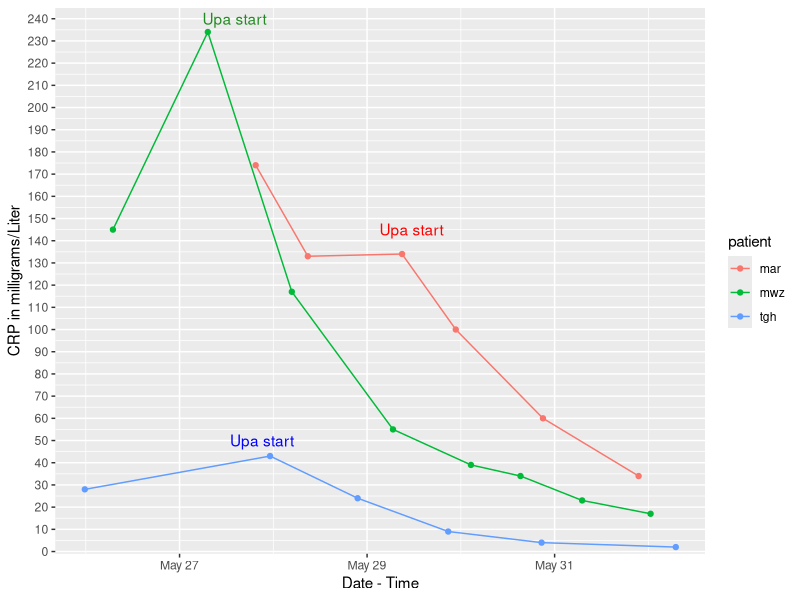

Write R code to recreate this figure.
## ---- chunk 1
knitr::opts_chunk$set(echo = TRUE)
library(tidyverse)
library(readxl)
library(here)
library(lubridate)
## ---- chunk 2
crp <- readxl::read_excel("upa_data2.xlsx") %>%
  filter(test == "crp") %>% 
  relocate(patient, Dx, upa_start_date, upa)

## ---- chunk 3
crp %>% 
  group_by(patient) %>% 
  ggplot() +
  aes(x = date, y = 10*value, group = patient, color = patient) +
  geom_point() +
  geom_line() +
  labs(y = "CRP in milligrams/Liter",
       x = "Date - Time") +
  annotate("text", x = mdy_hms("May 27, 2022, 21:06:00"), y = 50, label= "Upa start", color = "blue"  ) +
  annotate("text", x = mdy_hms("May 27, 2022, 14:04:00"), y = 240, label= "Upa start", color = "forestgreen") +
  annotate("text", x = mdy_hms("May 29, 2022, 11:21:00"), y = 145, label= "Upa start", color = "red") +
  scale_y_continuous(breaks = seq(0, 250, 10),
          expand = expansion(add = c(3,5))) 
